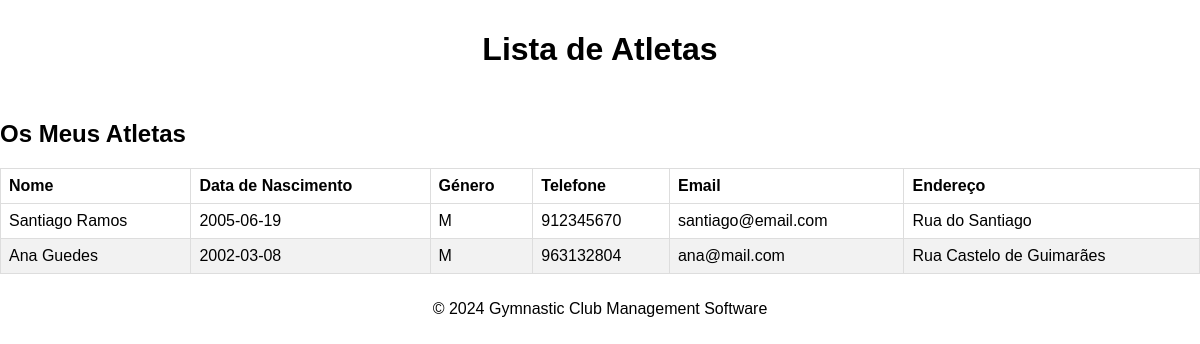
Page /frontend/list_athletes.php (signed in) on the committed database.
### tables this page shows
CREATE TABLE Athlete (
    idAthlete INTEGER PRIMARY KEY AUTOINCREMENT,
    name VARCHAR(255) NOT NULL,
    birthday DATE NOT NULL,
    genre VARCHAR(1) NOT NULL,
    mobile VARCHAR(20) NOT NULL,
    email VARCHAR(255) NOT NULL,
    password VARCHAR(255) NOT NULL,
    address VARCHAR(255) NOT NULL,
    ageGroup VARCHAR(255) NOT NULL,
    UNIQUE(idAthlete),
    UNIQUE(mobile),
    UNIQUE(email),
    CHECK(email LIKE '%@%')
);

### frontend/list_athletes.php (the view, shortened to what this page needs)
<!DOCTYPE html>
<html lang="pt">
<head>
    <link rel="stylesheet" href="../static/styles.css">
</head>
<body>
    <header>
        <h1>Lista de Atletas</h1>
    </header>
    <main>
        <div class="athlete-list">
            <h2>Os Meus Atletas</h2>
            <table>
                <thead>
                    <tr>
                        <th>Nome</th>
                        <th>Data de Nascimento</th>
                        <th>Género</th>
                        <th>Telefone</th>
                        <th>Email</th>
                        <th>Endereço</th>
                    </tr>
                </thead>
                <tbody>
                    <?php
                    include '../backend/db_connect.php';
                    $coach_id = $_SESSION['user_id'];
                    try {
                        $sql = "SELECT DISTINCT A.idAthlete, A.name, A.birthday, A.genre, A.mobile, A.email, A.address
                                FROM Athlete A
                                JOIN AthleteDiscipline AD ON A.idAthlete = AD.idAthlete
                                JOIN CoachingStaffDiscipline CD ON AD.idDiscipline = CD.idDiscipline
                                WHERE CD.idCoachingStaff = :coach_id";
                        $stmt = $conn->prepare($sql);
                        $stmt->bindParam(':coach_id', $coach_id);
                        $stmt->execute();
                        while ($row = $stmt->fetch(PDO::FETCH_ASSOC)) {
                            echo "<tr>";
                            echo "<td>{$row['name']}</td>";
                            echo "<td>{$row['birthday']}</td>";
                            echo "<td>{$row['genre']}</td>";
                            echo "<td>{$row['mobile']}</td>";
                            echo "<td>{$row['email']}</td>";
                            echo "<td>{$row['address']}</td>";
                            echo "</tr>";
                        }
                    } catch (Exception $e) {
                        echo "<tr><td colspan='6'>Erro: " . $e->getMessage() . "</td></tr>";
                    }
                    ?>
                </tbody>
            </table>
        </div>
    </main>
    <footer>
        <p>&copy; 2024 Gymnastic Club Management Software</p>
    </footer>
</body>
</html>

### static/styles.css (style rules this page uses)
body { margin: 0; padding: 0; box-sizing: border-box; font-family: Poppins, sans-serif; overflow: hidden; display: flex; flex-direction: column; height: 100vh; }
header { text-align: center; padding: 10px 20px; background-color: rgba(255, 255, 255, 0.5); flex-shrink: 0; font: arial; }
footer { text-align: center; padding: 10px 20px; flex-shrink: 0; }

### frontend/list_athletes.php (style rules this page uses)
table { width: 100%; border-collapse: collapse; }
th, td { border: 1px solid #dddddd; text-align: left; padding: 8px; }
tr:nth-child(even) { background-color: #f2f2f2; }

### rows in the picture
athlete: name "Santiago Ramos", birthday "2005-06-19", genre "M", mobile "912345670", email "santiago@email.com", address "Rua do Santiago"
athlete: name "Ana Guedes", birthday "2002-03-08", genre "M", mobile "963132804", email "ana@mail.com", address "Rua Castelo de Guimarães"
